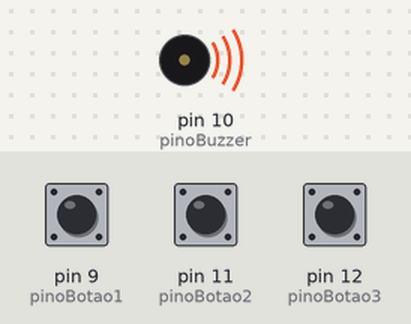
A sketch run on a simulated Arduino Uno, built with avr-gcc and run on an emulated ATmega328P. On the bench: buzzer (waves = sounding). Inputs (shaded band) come from the test bench; at power-on: pin 9 (pinoBotao1) HIGH, pin 11 (pinoBotao2) HIGH, pin 12 (pinoBotao3) HIGH.

Above: at 0.5 s.
Timing chart, 0 to 4.6 s (numbered marks = the images above):
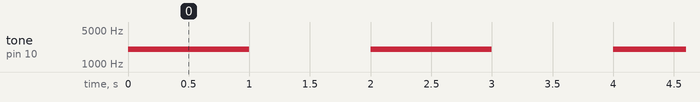

Measured:
- by itself, tone on pin 10 (pinoBuzzer): alternates 2000 Hz for 1.0 s and silent for 1.0 s

The sketch:

Buzzer_Marlon.ino
```cpp
int frequencia = 2000; // frequencia de 2000Hz
const int pinoBuzzer = 10; // pino onde o buzzer esta conectado

const int pinoBotao1 = 9; // pino onde o botao 1 está conectado
const int pinoBotao2 = 11; // pino onde o botao 2 esta conectado
const int pinoBotao3 = 12; // pino onde o botao 3 esta conectado

void setup() {
  pinMode(pinoBuzzer, OUTPUT); // configura o pino com o buzzer como saída
  pinMode(pinoBotao1, INPUT_PULLUP); // configura o pino com o botao 1 como entrada
  pinMode(pinoBotao2, INPUT_PULLUP); // configura o pino com o botao 2 como entrada
  pinMode(pinoBotao3, INPUT_PULLUP); // configura o pino com o botao 3 como entrada
}

void loop() {
  // Soma mais 100 de frequencia atual
  if(digitalRead(pinoBotao1) == LOW) {
    frequencia = frequencia + 100;
  }

  // Subtrai 100 da frequencia atual
  if(digitalRead(pinoBotao2) == LOW) {
    frequencia = frequencia - 100;
  }

  // Desliga o Buzzer
  if(digitalRead(pinoBotao3) == LOW) {
    noTone(pinoBuzzer); // desliga o buzzer
    delay(3000);
  }

  tone(pinoBuzzer, frequencia); // gera a frequencia no buzzer
  delay(1000);
  noTone(pinoBuzzer); // para a frequencia no buzzer
  delay(1000);
}
```
